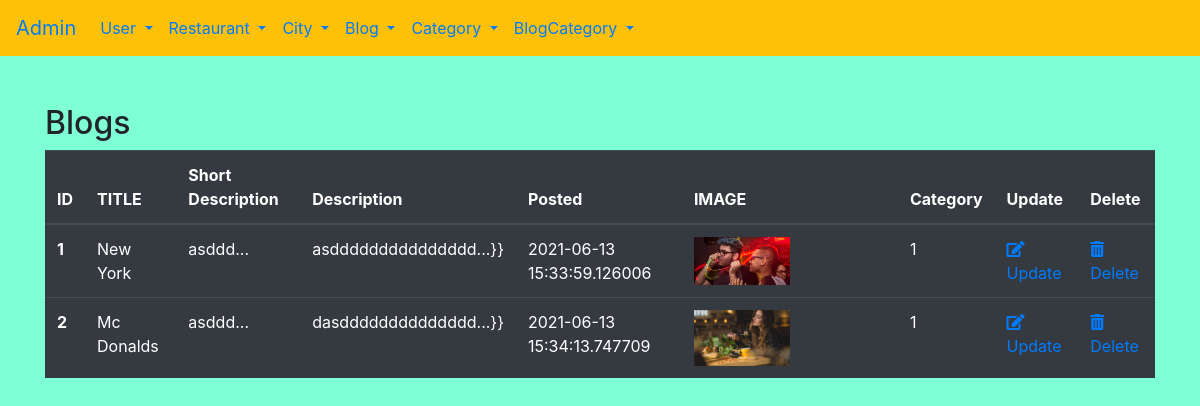
Page /admin/bloglist on the earlier database version.
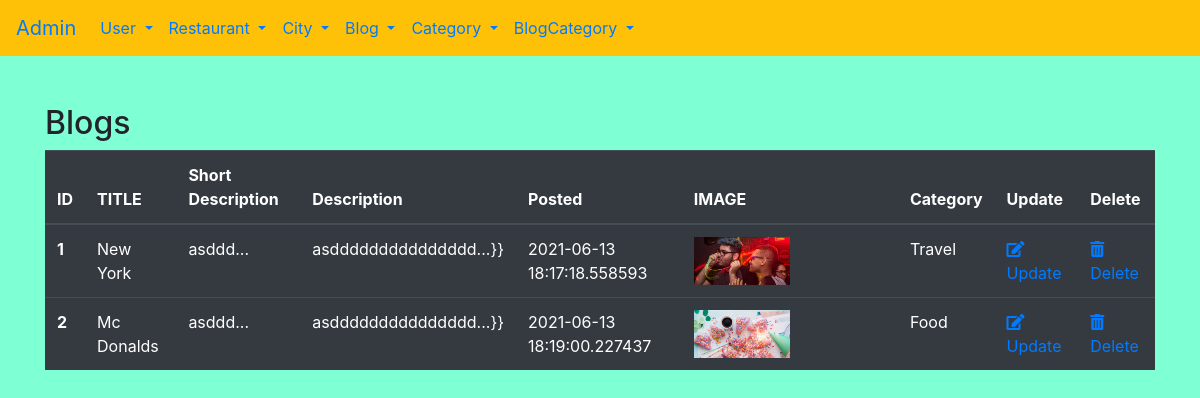
Same page on the later database version.
### gricklo/models.py (models this page shows, shortened)
class Blog(db.Model):
    __tablename__ = "blog"
    id = db.Column(db.Integer, primary_key=True)
    title = db.Column(db.String(50),nullable=False)
    short_description = db.Column(db.String(50),nullable=False)
    description = db.Column(db.Text, nullable=False)
    blog_posted = db.Column(db.DateTime, default=datetime.utcnow)
    image = db.Column(db.String(20), default = "default.png")
    category = db.Column(db.Integer, db.ForeignKey('blogcategory.id'), nullable=False)
    comment = db.relationship('Comment',backref='users',lazy=True, cascade="all,delete")

### gricklo/controlers.py (the view)
@app.route('/admin/bloglist')
def blog_list():
    blogs = Blog.query.all()
    return render_template('admin/bloglist.html', blogs=blogs )

### gricklo/templates/admin/bloglist.html
{% extends "admin/base.html"%}
{% block content%}
<h2>Blogs</h2>
<div class="container">
    <div class="row">
        <table class="table table-dark">
            <thead>
              <tr>
                <th scope="col">ID</th>
                <th scope="col">TITLE</th>
                <th scope="col">Short Description</th>
                <th scope="col">Description</th>
                <th scope="col">Posted</th>
                <th scope="col">IMAGE</th>
                <th scope="col">Category</th>
                <th scope="col">Update</th>
                <th scope="col">Delete</th>
              </tr>
            </thead>
            <tbody>
                {% for blog in blogs %}
                <tr>
                    <th scope="row">{{blog.id}}</th>
                    <td>{{blog.title}}</td>
                    <td>{{blog.short_description |truncate (8)}}</td>
                    <td>{{blog.description |truncate (20)}}}}</td>
                    <td>{{blog.blog_posted}}</td>
                    <td><img src="/static/uploads/{{blog.image}}" alt="" class="w-50"></td>
                    <td>{{blog.category}}</td>
                    <td><a href="{{url_for('blog_edit', id=blog.id)}}"><i class="fas fa-edit"></i>Update</a></td>
                    <td><a href="{{url_for('blog_delete', id=blog.id)}}" onclick="return confirm('Are you sure to delete?')"><i class="fas fa-trash-alt"></i>Delete</a></td>
                  </tr>
                {% endfor %}
            </tbody>
          </table>
    </div>
</div>
{% endblock %}

### gricklo/templates/admin/base.html (shortened to what this page needs)
<!doctype html>
<html lang="en">
  <head>
    <link rel="stylesheet" href="https://cdn.jsdelivr.net/npm/bootstrap@4.6.0/dist/css/bootstrap.min.css">
    <link rel="stylesheet" href="https://cdnjs.cloudflare.com/ajax/libs/font-awesome/5.15.3/css/all.min.css">
  </head>
  <body style="background-color: aquamarine;">
    {% include "admin/includes/navbar.html"%}
    <div class="container">
      <div class="row">
        <div class="col-sm">
          {% block content%}
          {% endblock %}
        </div>
      </div>
    </div>
  </body>
</html>

### gricklo/templates/admin/includes/navbar.html (shortened to what this page needs)
<nav class="navbar navbar-expand-lg navbar-dark bg-warning mb-5">
    <a class="navbar-brand text-primary" href="#">Admin</a>
    <div class="collapse navbar-collapse " id="navbarSupportedContent">
      <ul class="navbar-nav ">
        <li class="nav-item dropdown ">
          <a class="nav-link dropdown-toggle text-primary" href="#" id="navbarDropdown" role="button" data-toggle="dropdown" aria-haspopup="true" aria-expanded="false">
            User
          </a>
        </li>
        <li class="nav-item dropdown ">
          <a class="nav-link dropdown-toggle text-primary" href="#" id="navbarDropdown" role="button" data-toggle="dropdown" aria-haspopup="true" aria-expanded="false">
            Restaurant
          </a>
        </li>
        <li class="nav-item dropdown ">
          <a class="nav-link dropdown-toggle text-primary" href="#" id="navbarDropdown" role="button" data-toggle="dropdown" aria-haspopup="true" aria-expanded="false">
            City
          </a>
        </li>
        <li class="nav-item dropdown ">
          <a class="nav-link dropdown-toggle text-primary" href="#" id="navbarDropdown" role="button" data-toggle="dropdown" aria-haspopup="true" aria-expanded="false">
            Blog
          </a>
        </li>
        <li class="nav-item dropdown ">
          <a class="nav-link dropdown-toggle text-primary" href="#" id="navbarDropdown" role="button" data-toggle="dropdown" aria-haspopup="true" aria-expanded="false">
            Category
          </a>
        </li>
        <li class="nav-item dropdown ">
          <a class="nav-link dropdown-toggle text-primary" href="#" id="navbarDropdown" role="button" data-toggle="dropdown" aria-haspopup="true" aria-expanded="false">
            BlogCategory
          </a>
        </li>
      </ul>
    </div>
  </nav>

Differences in the rows shown:
changed Blog "New York": blog_posted "2021-06-13 15:33:59.126006" → "2021-06-13 18:17:18.558593"; category "1" → "Travel"
changed Blog "Mc Donalds": description "dasdddddddddddddd..." → "asddddddddddddddd..."; blog_posted "2021-06-13 15:34:13.747709" → "2021-06-13 18:19:00.227437"; image: a different picture; category "1" → "Food"
